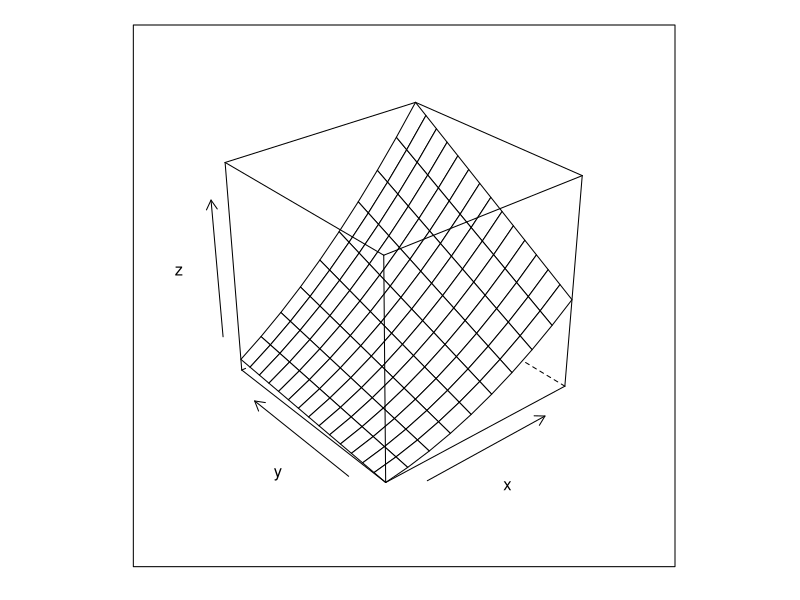
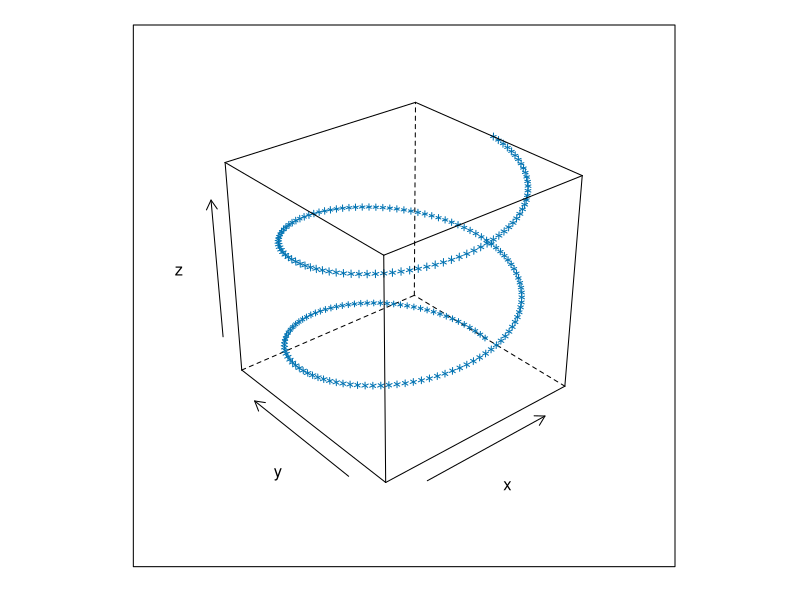

The R script that drew these images, in order:

pdf(file="plot7.pdf")
library(lattice)

a <- 1:10
b <- 1:15
eg <- expand.grid(x=a,y=b)
eg$z <- eg$x^2 + eg$x*eg$y
wireframe(z~x+y, eg)

t<-seq(-2*pi, 2*pi, length.out=200)
cloud(z~x+y,data.frame(x=3*cos(t),y=3*sin(t), z=2*t))
